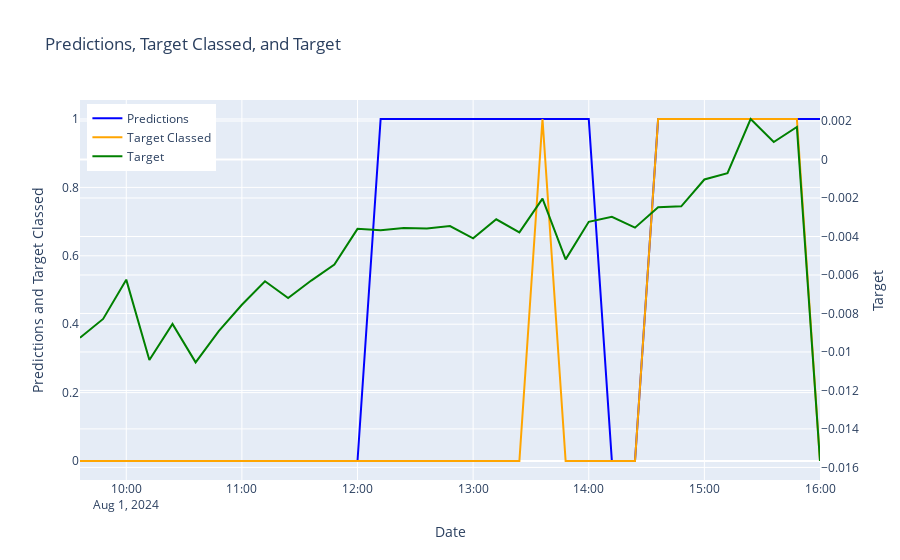

Notebook source saved alongside this figure:
### Code cell
CSV_FILE = "features_ma_bac_720s.csv"
# Load data
df = pd.read_csv(CSV_FILE, parse_dates=['Open time'])
df.set_index('Open time', inplace=True)

#df = df[df.index > "2024-01-09 14:00:00"]
# Initialize trainer
trainer = RollingWindowTrainer(train_days=20, test_days=1)

# Run analysis for 3 iterations
results = trainer.run_rolling_window(df, n_iterations=1, n_trials=1)

# Plot results
trainer.evaluate_and_plot()
